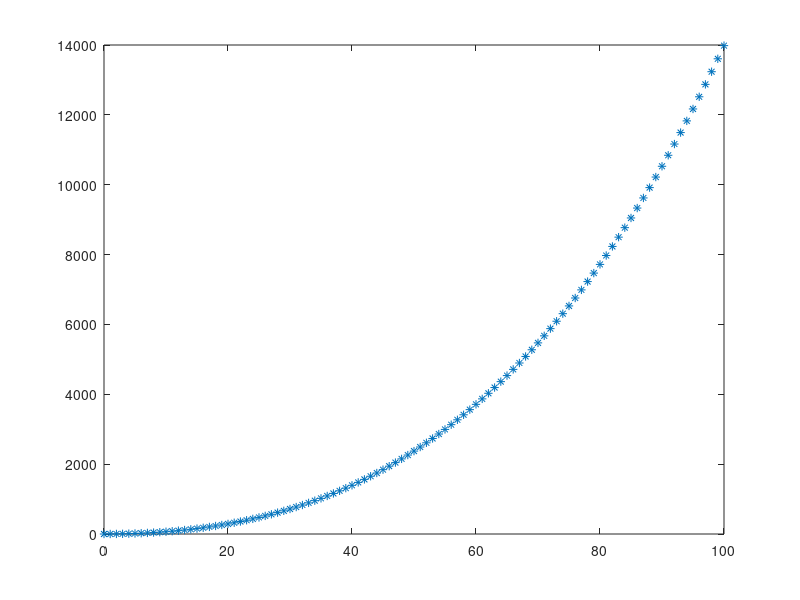
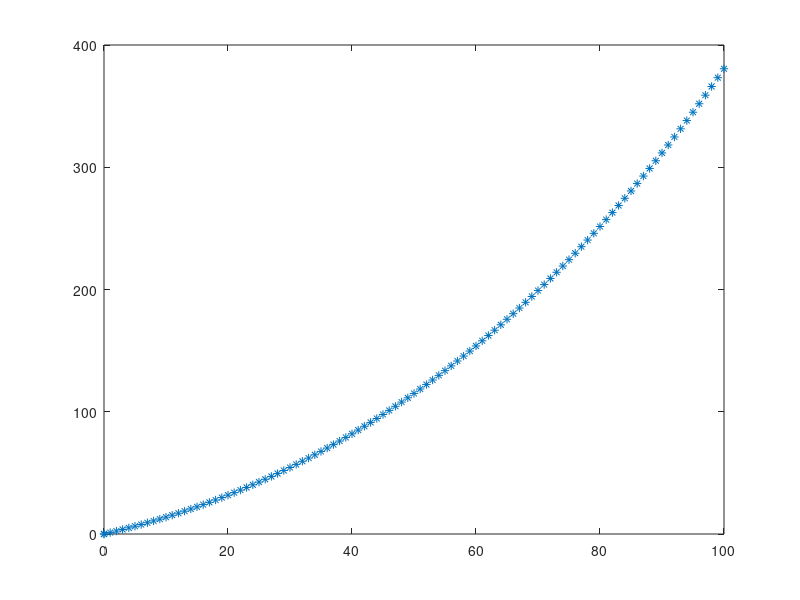

Source code (MATLAB) for these figures, in order:
clc
clear all

%% liquid
IspSL = 311; %s
IspVAC = 338; %s
tb = 253; %s

%solid
Isp = 330; %s
tbS = 94; %s

mp = 2889; %kg
mdot = 900; %kg/s


m0 = 250000;
m = m0;
g0 = 9.81;
y = 0;
dt = 1;
v = 0
for t = 0:dt:100;
y = [y (g0*IspSL*t*(1 - log(m0/m)/(((m0/m)-1))) - (1/2)*g0*t*t )];
g0*IspSL*t*(1 - log(m0/m)/((m0/m-1)));
v = [v (-g0*IspSL*log(m/m0) - g0*t)];
m = m -mdot*dt;
%(1/2)*g0*t*t
end

t = 0:dt:100;
t = [0 t];
figure(1)
plot(t,y,'*');
figure(2)
plot(t,v,'*');

